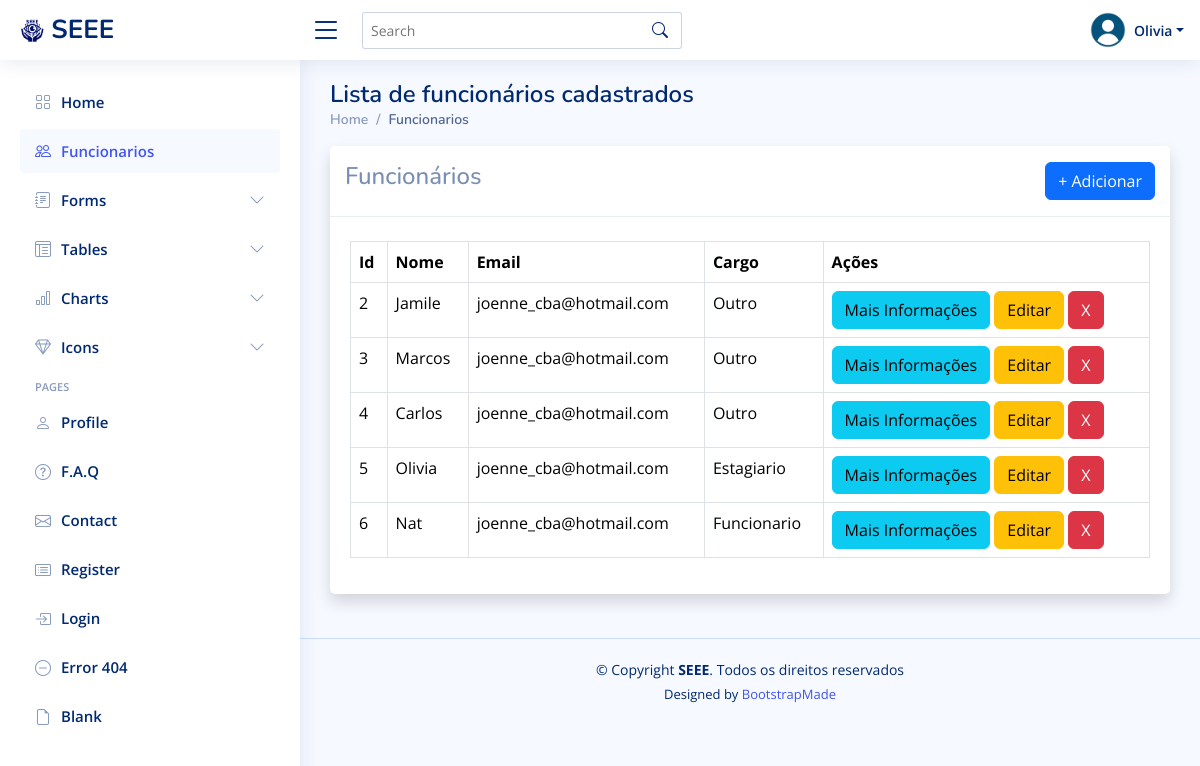
The app's page /funcionario/list/ (signed in), older data.
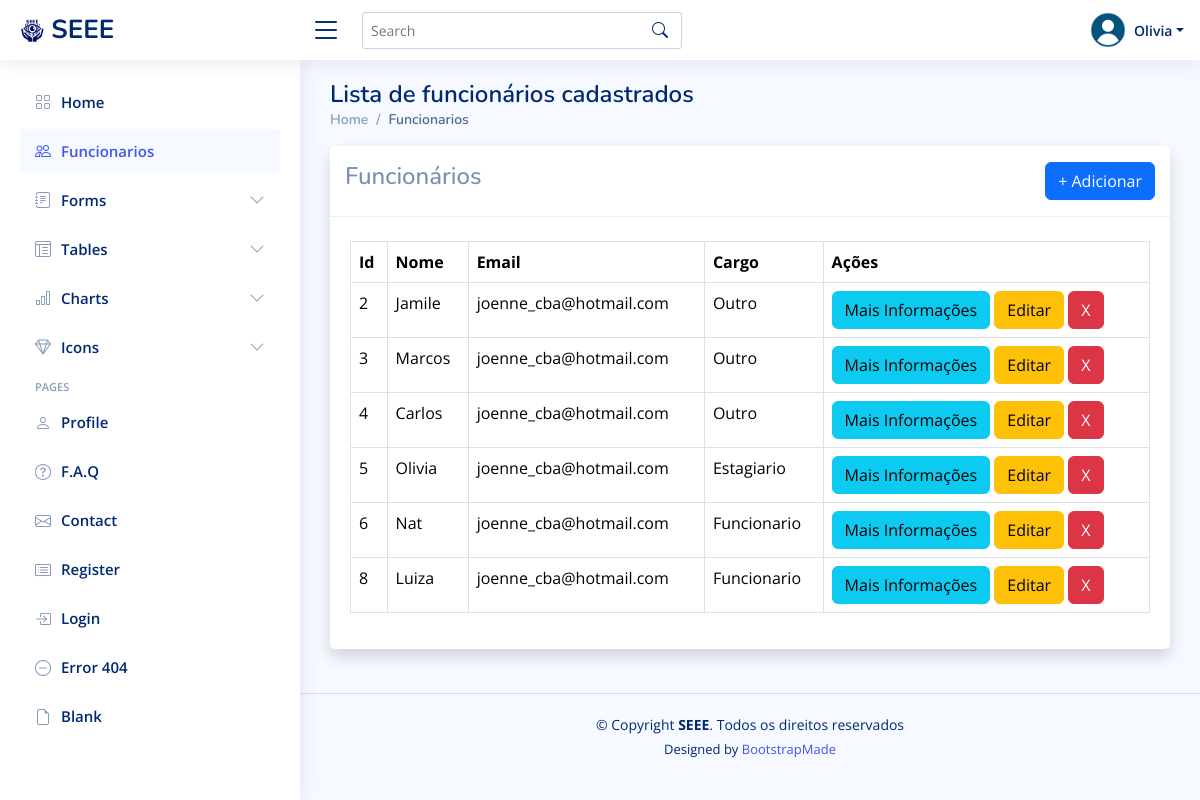
The same page, newer data.
### funcionario/models.py (models this page shows)
class Funcionario(Usuario):
    class Cargo(models.IntegerChoices):
        FUNCIONARIO = 1, 'Funcionario'
        ESTAGIARIO = 2, 'Estagiario'
        OUTRO = 3, 'Outro'
    cargo = models.IntegerField(
        choices=Cargo.choices,
        default=Cargo.OUTRO,
    )

### funcionario/views.py (the view)
# urls.py: path('list/', views.list, name='list')
@login_required
def list(request):
    funcionarios = Funcionario.objects.all()
    return render(request, 'funcionario/list.html', {'funcionarios':funcionarios})

### templates/funcionario/list.html
{% extends 'funcionario/_base.html' %}
{% block content %}
<div class="pagetitle">
    <h1>Lista de funcionários cadastrados</h1>
    <nav>
      <ol class="breadcrumb">
        <li class="breadcrumb-item"><a href="/funcionario/">Home</a></li>
        <li class="breadcrumb-item active">Funcionarios</li>
      </ol>
    </nav>
  </div>
<div class="card shadow mb-4">
    <div class="card-header py-3 d-sm-flex align-items-center justify-content-between mb-4">
        <h4>Funcionários</h4>
        <a class="btn btn-primary" href="{% url 'add' %}">+ Adicionar</a>
    </div>
    <div class="card-body">
        <div class="table-responsive">
            <table class="table table-bordered">
                <thead>
                    <tr>
                        <th>Id</th>
                        <th>Nome</th>
                        <th>Email</th>
                        <th>Cargo</th>
                        <th>Ações</th>
                    </tr>
                </thead>
                <tbody>
                    {% for f in funcionarios %}
                        <tr>
                            <td>{{ f.id }}</td>
                            <td>{{ f.username }}</td>
                            <td>{{ f.email }}</td>
                            <td>{{ f.get_cargo_display }}</td>
                            <td>
                                <a class="btn btn-info" href="{% url 'detail' f.id %}">Mais Informações</a>
                                <a class="btn btn-warning" href="{% url 'edit' f.id  %}">Editar</a>
                                <a class="btn btn-danger" href="{% url 'remove' f.id %}">X</a>
                            </td>
                        </tr>
                    {% endfor %}
                </tbody>
            </table>
        </div>
    </div>
</div>
{% endblock %}

Row changes from the older to the newer data that the page shows:
added Funcionario: id "8", username "Luiza", email "joenne_cba@hotmail.com", cargo "Funcionario"
